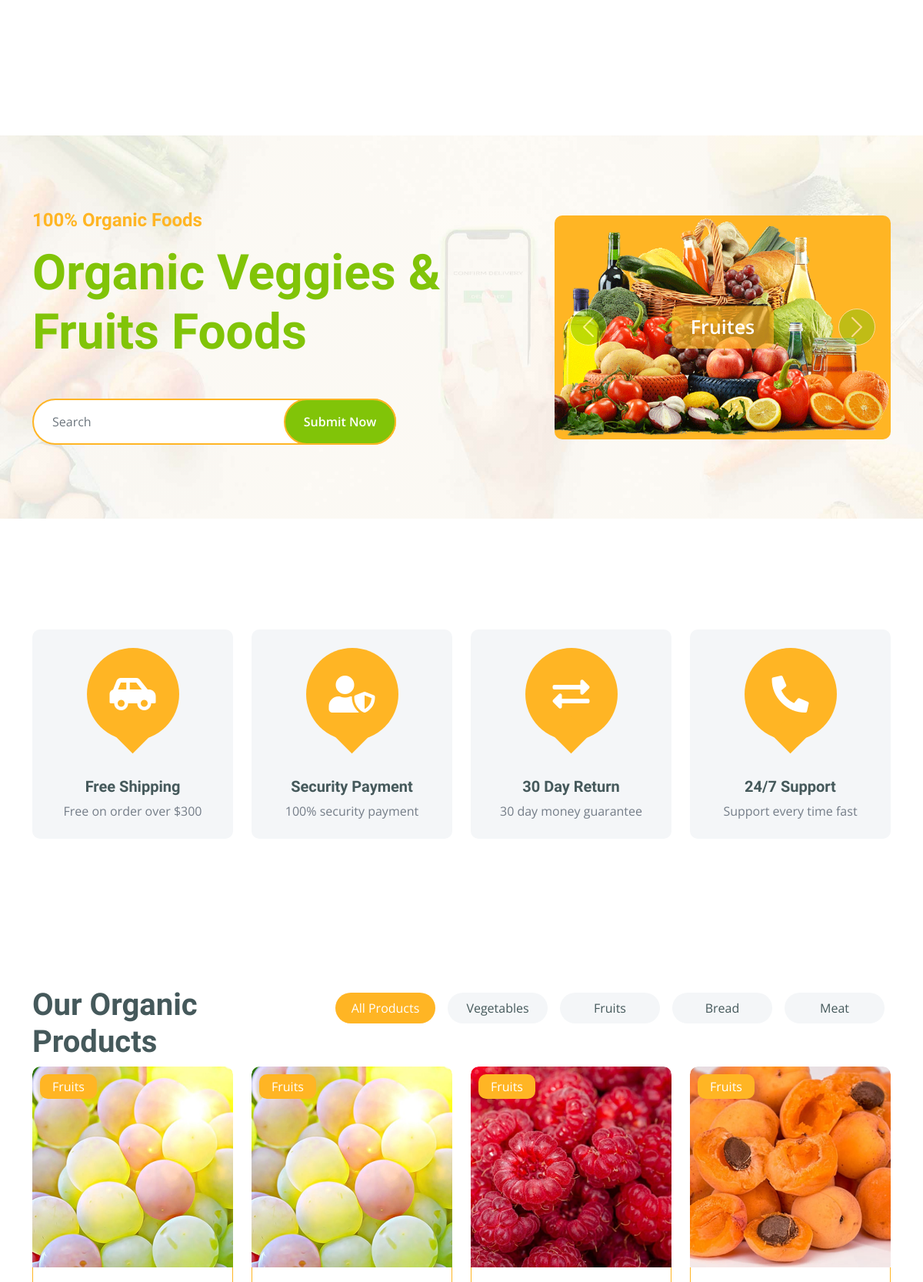
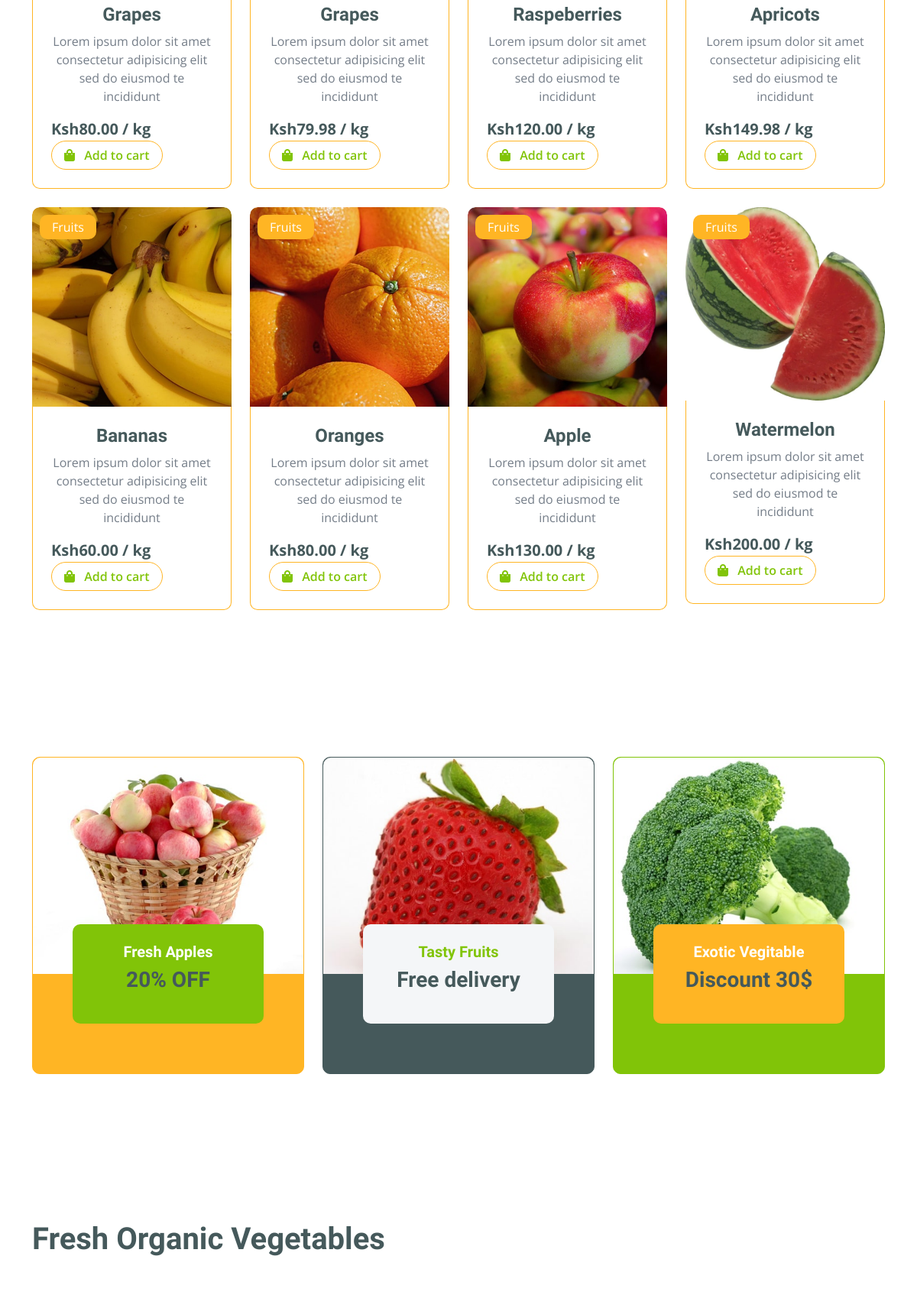
The page / (upper part) on the database its author committed (2 pictures, top to bottom).
### grocery/models.py (models this page shows, shortened)
class Hero(models.Model):
    img_fruits = models.ImageField(upload_to='fruits')
    img_vegetables = models.ImageField(upload_to='vesitables')

class Fruit(models.Model):
    name = models.CharField(blank=False, max_length=100)
    text = models.TextField(blank=False, default='text')
    price = models.DecimalField(max_digits=6, decimal_places=2, )
    category = models.CharField(blank=True, max_length=30)
    image = models.ImageField(upload_to='fruits')

### grocery/views.py (the view)
# urls.py: 2. Add a URL to urlpatterns:  path('', views.home, name='home')
def home(request):
    hero = Hero.objects.all()[0]
    veg = Vegetable.objects.all()
    fruit = Fruit.objects.all()
    testimonial = Testimonial.objects.all()
    context = {
        "nav":"index",
        "hero": hero,
        "veg": veg,
        "fruit": fruit ,
        "testimonial": testimonial
        }
    return render(request, 'index.html', context)

### grocery/templates/index.html (shortened to what this page needs)
{% extends 'master.html' %}
{% load static %}
{% block main %}
        <div class="container-fluid py-5 mb-5 hero-header">
            <div class="container py-5">
                <div class="row g-5 align-items-center">
                    <div class="col-md-12 col-lg-7">
                        <h4 class="mb-3 text-secondary">100% Organic Foods</h4>
                        <h1 class="mb-5 display-3 text-primary">Organic Veggies & Fruits Foods</h1>
                        <div class="position-relative mx-auto">
                            <input class="form-control border-2 border-secondary w-75 py-3 px-4 rounded-pill" type="number" placeholder="Search">
                            <button type="submit" class="btn btn-primary border-2 border-secondary py-3 px-4 position-absolute rounded-pill text-white h-100" style="top: 0; right: 25%;">Submit Now</button>
                        </div>
                    </div>
                    <div class="col-md-12 col-lg-5">
                        <div id="carouselId" class="carousel slide position-relative" data-bs-ride="carousel">
                            <div class="carousel-inner" role="listbox">
                                <div class="carousel-item active rounded">
                                    <img src="/media/{{ hero.img_fruits }}" class="img-fluid w-100 h-100 bg-secondary rounded" alt="First slide">
                                    <a href="#" class="btn px-4 py-2 text-white rounded">Fruites</a>
                                </div>
                            </div>
                            <button class="carousel-control-prev" type="button" data-bs-target="#carouselId" data-bs-slide="prev">
                                <span class="carousel-control-prev-icon" aria-hidden="true"></span>
                            </button>
                            <button class="carousel-control-next" type="button" data-bs-target="#carouselId" data-bs-slide="next">
                                <span class="carousel-control-next-icon" aria-hidden="true"></span>
                            </button>
                        </div>
                    </div>
                </div>
            </div>
        </div>
        <div class="container-fluid featurs py-5">
            <div class="container py-5">
                <div class="row g-4">
                    <div class="col-md-6 col-lg-3">
                        <div class="featurs-item text-center rounded bg-light p-4">
                            <div class="featurs-icon btn-square rounded-circle bg-secondary mb-5 mx-auto">
                                <i class="fas fa-car-side fa-3x text-white"></i>
                            </div>
                            <div class="featurs-content text-center">
                                <h5>Free Shipping</h5>
                                <p class="mb-0">Free on order over $300</p>
                            </div>
                        </div>
                    </div>
                    <div class="col-md-6 col-lg-3">
                        <div class="featurs-item text-center rounded bg-light p-4">
                            <div class="featurs-icon btn-square rounded-circle bg-secondary mb-5 mx-auto">
                                <i class="fas fa-user-shield fa-3x text-white"></i>
                            </div>
                            <div class="featurs-content text-center">
                                <h5>Security Payment</h5>
                                <p class="mb-0">100% security payment</p>
                            </div>
                        </div>
                    </div>
                    <div class="col-md-6 col-lg-3">
                        <div class="featurs-item text-center rounded bg-light p-4">
                            <div class="featurs-icon btn-square rounded-circle bg-secondary mb-5 mx-auto">
                                <i class="fas fa-exchange-alt fa-3x text-white"></i>
                            </div>
                            <div class="featurs-content text-center">
                                <h5>30 Day Return</h5>
                                <p class="mb-0">30 day money guarantee</p>
                            </div>
                        </div>
                    </div>
                    <div class="col-md-6 col-lg-3">
                        <div class="featurs-item text-center rounded bg-light p-4">
                            <div class="featurs-icon btn-square rounded-circle bg-secondary mb-5 mx-auto">
                                <i class="fa fa-phone-alt fa-3x text-white"></i>
                            </div>
                            <div class="featurs-content text-center">
                                <h5>24/7 Support</h5>
                                <p class="mb-0">Support every time fast</p>
                            </div>
                        </div>
                    </div>
                </div>
            </div>
        </div>
        <div class="container-fluid fruite py-5">
            <div class="container py-5">
                <div class="tab-class text-center">
                    <div class="row g-4">
                        <div class="col-lg-4 text-start">
                            <h1>Our Organic Products</h1>
                        </div>
                        <div class="col-lg-8 text-end">
                            <ul class="nav nav-pills d-inline-flex text-center mb-5">
                                <li class="nav-item">
                                    <a class="d-flex m-2 py-2 bg-light rounded-pill active" data-bs-toggle="pill" href="#tab-1">
                                        <span class="text-dark" style="width: 130px;">All Products</span>
                                    </a>
                                </li>
                                <li class="nav-item">
                                    <a class="d-flex py-2 m-2 bg-light rounded-pill" data-bs-toggle="pill" href="#tab-2">
                                        <span class="text-dark" style="width: 130px;">Vegetables</span>
                                    </a>
                                </li>
                                <li class="nav-item">
                                    <a class="d-flex m-2 py-2 bg-light rounded-pill" data-bs-toggle="pill" href="#tab-3">
                                        <span class="text-dark" style="width: 130px;">Fruits</span>
                                    </a>
                                </li>
                                <li class="nav-item">
                                    <a class="d-flex m-2 py-2 bg-light rounded-pill" data-bs-toggle="pill" href="#tab-4">
                                        <span class="text-dark" style="width: 130px;">Bread</span>
                                    </a>
                                </li>
                                <li class="nav-item">
                                    <a class="d-flex m-2 py-2 bg-light rounded-pill" data-bs-toggle="pill" href="#tab-5">
                                        <span class="text-dark" style="width: 130px;">Meat</span>
                                    </a>
                                </li>
                            </ul>
                        </div>
                    </div>
                    <div class="tab-content">
                        <div id="tab-1" class="tab-pane fade show p-0 active">
                            <div class="row g-4">
                                <div class="col-lg-12">
                                    <div class="row g-4">
                                        {% for x in fruit %}
                                        <div class="col-md-6 col-lg-4 col-xl-3">
                                            <div class="rounded position-relative fruite-item">
                                                <div class="fruite-img">
                                                    <img src="media/{{ x.image }}" class="img-fluid w-100 rounded-top" alt="">
                                                </div>
                                                <div class="text-white bg-secondary px-3 py-1 rounded position-absolute" style="top: 10px; left: 10px;">{{ x.category }}</div>
                                                <div class="p-4 border border-secondary border-top-0 rounded-bottom">
                                                    <h4>{{ x.name }}</h4>
                                                    <p>{{ x.text }}</p>
                                                    <div class="d-flex justify-content-between flex-lg-wrap">
                                                        <p class="text-dark fs-5 fw-bold mb-0">Ksh{{ x.price }} / kg</p>
                                                        <a href="#" class="btn border border-secondary rounded-pill px-3 text-primary"><i class="fa fa-shopping-bag me-2 text-primary"></i> Add to cart</a>
                                                    </div>
                                                </div>
                                            </div>
                                        </div>
                                        {% endfor %}
                                    </div>
                                </div>
                            </div>
                        </div>
                    </div>
                </div>
            </div>
        </div>
        <div class="container-fluid service py-5">
            <div class="container py-5">
                <div class="row g-4 justify-content-center">
                    <div class="col-md-6 col-lg-4">
                        <a href="#">
                            <div class="service-item bg-secondary rounded border border-secondary">
                                <img src="{% static 'img/featur-1.jpg' %}" class="img-fluid rounded-top w-100" alt="">
                                <div class="px-4 rounded-bottom">
                                    <div class="service-content bg-primary text-center p-4 rounded">
                                        <h5 class="text-white">Fresh Apples</h5>
                                        <h3 class="mb-0">20% OFF</h3>
                                    </div>
                                </div>
                            </div>
                        </a>
                    </div>
                    <div class="col-md-6 col-lg-4">
                        <a href="#">
                            <div class="service-item bg-dark rounded border border-dark">
                                <img src="{% static 'img/featur-2.jpg' %}" class="img-fluid rounded-top w-100" alt="">
                                <div class="px-4 rounded-bottom">
                                    <div class="service-content bg-light text-center p-4 rounded">
                                        <h5 class="text-primary">Tasty Fruits</h5>
                                        <h3 class="mb-0">Free delivery</h3>
                                    </div>
                                </div>
                            </div>
                        </a>
                    </div>
                    <div class="col-md-6 col-lg-4">
                        <a href="#">
                            <div class="service-item bg-primary rounded border border-primary">
                                <img src="{% static 'img/featur-3.jpg' %}" class="img-fluid rounded-top w-100" alt="">
                                <div class="px-4 rounded-bottom">
                                    <div class="service-content bg-secondary text-center p-4 rounded">
                                        <h5 class="text-white">Exotic Vegitable</h5>
                                        <h3 class="mb-0">Discount 30$</h3>
                                    </div>
                                </div>
                            </div>
                        </a>
                    </div>
                </div>
            </div>
        </div>
        <div class="container-fluid vesitable py-5">
            <div class="container py-5">
                <h1 class="mb-0">Fresh Organic Vegetables</h1>
                <div class="owl-carousel vegetable-carousel justify-content-center">
                </div>
            </div>
        </div>
{% endblock %}

### grocery/static/css/style.css (style rules this page uses)
.btn { font-weight: 600; transition: .5s; }
.btn-square { width: 32px; height: 32px; }
.btn-square, .btn-sm-square, .btn-md-square, .btn-lg-square { padding: 0; display: flex; align-items: center; justify-content: center; font-weight: normal; }
.btn.border-secondary { transition: 0.5s; }
.hero-header { background: linear-gradient(rgba(248, 223, 173, 0.1), rgba(248, 223, 173, 0.1)), url(../img/hero-img.jpg); background-position: center center; background-repeat: no-repeat; background-size: cover; }
.carousel-item { position: relative; }
.carousel-item a { position: absolute; top: 50%; left: 50%; transform: translate(-50%, -50%); font-size: 25px; background: linear-gradient(rgba(255, 181, 36, 0.7), rgba(255, 181, 36, 0.7)); }
.carousel-control-next, .carousel-control-prev { width: 48px; height: 48px; border-radius: 48px; border: 1px solid var(--bs-white); background: var(--bs-primary); position: absolute; top: 50%; transform: translateY(-50%); }
.carousel-control-next { margin-right: 20px; }
.carousel-control-prev { margin-left: 20px; }
@media (min-width: 992px) { .hero-header, .page-header { margin-top: 152px !important; } }
.featurs .featurs-item .featurs-icon { position: relative; width: 120px; height: 120px; }
.featurs .featurs-item .featurs-icon::after { content: ""; width: 35px; height: 35px; background: var(--bs-secondary); position: absolute; bottom: -10px; transform: translate(-50%); transform: rotate(45deg); background: var(--bs-secondary); }
.service .service-item .service-content { position: relative; width: 250px; height: 130px; top: -50%; left: 50%; transform: translate(-50%, -50%); }
.fruite .tab-class .nav-item a.active { background: var(--bs-secondary) !important; }
.fruite .tab-class .nav-item a.active span { color: var(--bs-white) !important; }
.fruite .fruite-item { height: 100%; transition: 0.5s; }
.fruite .fruite-item .fruite-img { overflow: hidden; transition: 0.5s; border-radius: 10px 10px 0 0; }
.fruite .fruite-item .fruite-img img { transition: 0.5s; }

### rows shown on the page
Hero: img_fruits (picture)
Fruit: image (picture), category "Fruits", name "Grapes", text "Lorem ipsum dolor sit amet consectetur adipisicing elit sed do eiusmod te incididunt", price "80.00"
Fruit: image (picture), category "Fruits", name "Grapes", text "Lorem ipsum dolor sit amet consectetur adipisicing elit sed do eiusmod te incididunt", price "79.98"
Fruit: image (picture), category "Fruits", name "Raspeberries", text "Lorem ipsum dolor sit amet consectetur adipisicing elit sed do eiusmod te incididunt", price "120.00"
Fruit: image (picture), category "Fruits", name "Apricots", text "Lorem ipsum dolor sit amet consectetur adipisicing elit sed do eiusmod te incididunt", price "149.98"
Fruit: image (picture), category "Fruits", name "Bananas", text "Lorem ipsum dolor sit amet consectetur adipisicing elit sed do eiusmod te incididunt", price "60.00"
Fruit: image (picture), category "Fruits", name "Oranges", text "Lorem ipsum dolor sit amet consectetur adipisicing elit sed do eiusmod te incididunt", price "80.00"
Fruit: image (picture), category "Fruits", name "Apple", text "Lorem ipsum dolor sit amet consectetur adipisicing elit sed do eiusmod te incididunt", price "130.00"
Fruit: image (picture), category "Fruits", name "Watermelon", text "Lorem ipsum dolor sit amet consectetur adipisicing elit sed do eiusmod te incididunt", price "200.00"
